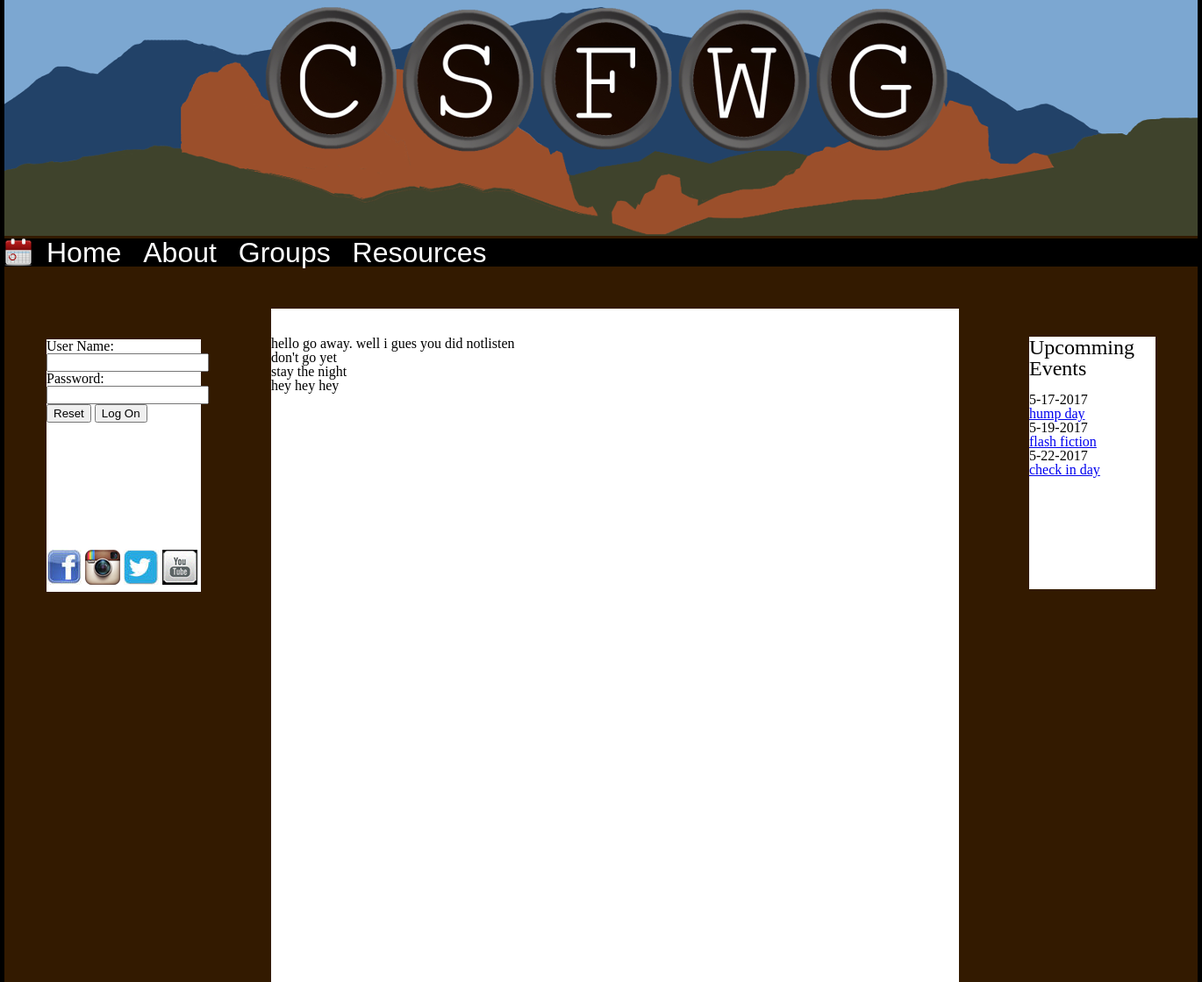
The page / on the database its author committed.
### tables this page shows
CREATE TABLE `events` (
  `event_id` int(11) NOT NULL,
  `event_title` varchar(100) DEFAULT NULL,
  `event_date` date DEFAULT NULL,
  `repeat_type` int(11) DEFAULT NULL,
  `repeat_end` date DEFAULT NULL,
  `event_type` varchar(45) DEFAULT NULL,
  `event_discl` varchar(1500) DEFAULT NULL
);

### class/EventCalendar.php (called while the page is built, shortened)
<?php
class EventCalendar
{
    public $this_month_number_of_days, $last_month_number_of_days, $first_day_of_this_month;
	public $calendar_array = array();
	public $this_month, $this_year;
	private $account;
	public function __construct($request_obj, $year, $month){
		$this->account = $request_obj->account_priv;
		$this->this_month = $month;
		$this->this_year = $year;
		$this->getEventsFromDB($request_obj);
	}
    private function fillDaysVariables(){
		$this->this_month_number_of_days = date('t', mktime(1,1,1,$this->this_month,1,$this->this_year));
		if($this->this_month == 1 ){
			$last_month = 12;
			$last_year = $this->this_year - 1;
		} else {
			$last_month = $this->this_month - 1;
			$last_year = $this->this_year;
		}
		$this->last_month_number_of_days = date('t', mktime(1,1,1,$last_month,1,$last_year));
		$this->first_day_of_this_month = date('w', mktime(1,1,1,$this->this_month,1,$this->this_year));
    }
	private function fillCalendar(){
		if($this->first_day_of_this_month == 0){
			$day_ct = 1;
			$not_month = false;
			$add_event = $this->checkToAddEvent($day_ct);
            $is_today = $this->checkIfIsToday($day_ct);
		} else {
			$day_ct = $this->last_month_number_of_days - $this->first_day_of_this_month +1;
			$not_month = true;
			$add_event = false;
            $is_today = false;
		}
		for($i=0; $i < self::CALENDAR_SIZE; $i++){
			if($not_month){
				$add_event = false;
                $is_today = false;
			    if($day_ct > $this->last_month_number_of_days){
					$day_ct = 1;
					$add_event = $this->checkToAddEvent($day_ct);
                    $is_today = $this->checkIfIsToday($day_ct);
					$not_month = false;
				}
			} else {
			    $add_event = $this->checkToAddEvent($day_ct);
                $is_today = $this->checkIfIsToday($day_ct);
				if($day_ct > $this->this_month_number_of_days){
					$day_ct = 1;
					$not_month = true;
					$add_event = false;
                    $is_today = false;
				}
			}
     		$this->calendar_array[$i] = array('day'=>$day_ct, 'events'=>array(), 'not_month'=>$not_month,'add_event'=>$add_event, 'is_today' =>$is_today);
			$day_ct++;
		}
	}
	private function checkToAddEvent($day){
		if($this->account == "Admin" or $this->account == "Officer"){
			return $this->checkIfCurrentDay($day);
		}else {
			return false;
		}
	}
    private function checkIfIsToday($day){
		$current_day = date("j");
		$current_month = date("n");
		$current_year = date("Y");
        if($this->this_year == $current_year and $this->this_month == $current_month and $day == $current_day){ return true;}
        return false;
    }
    private function getEventsFromDB($request_obj){
		$col_select ="
            SELECT
			event_id,
			event_title,
			EXTRACT(YEAR FROM event_date) AS year,
			EXTRACT(MONTH FROM event_date) AS month,
			EXTRACT(DAY FROM event_date) AS day,
			repeat_type,
			EXTRACT(YEAR FROM repeat_end) AS end_year,
			EXTRACT(MONTH FROM repeat_end) AS end_month,
			EXTRACT(DAY FROM repeat_end) AS end_day
			FROM events
			WHERE
			(repeat_type = 0 AND EXTRACT(YEAR FROM event_date) = :year AND EXTRACT(MONTH FROM event_date) = :month) OR
			(repeat_type = 4 AND
                EXTRACT(MONTH FROM event_date) = :month AND
			    (
                    EXTRACT(YEAR FROM event_date) <= :year AND (EXTRACT(YEAR FROM repeat_end) >= :year OR EXTRACT(YEAR FROM repeat_end) IS NULL)
                )
            ) OR
			(repeat_type IN(1, 2, 3, 5, 6) AND
                (
                    (
                    EXTRACT(YEAR FROM event_date) <= :year AND (EXTRACT(YEAR FROM repeat_end) >= :year OR EXTRACT(YEAR FROM repeat_end) IS NULL) AND
                    EXTRACT(MONTH FROM event_date) <= :month AND (EXTRACT(MONTH FROM repeat_end) >= :month OR EXTRACT(MONTH FROM repeat_end) IS NULL)
                    ) OR
                    (
                    EXTRACT(YEAR FROM event_date) < :year AND (EXTRACT(YEAR FROM repeat_end) >= :year OR EXTRACT(YEAR FROM repeat_end) IS NULL)
                    )
                )
            )
		";
		include("class/connect.php");
		$stmt = $pdo->prepare($col_select);
		$stmt->execute(array(':year'=>$this->this_year, ':month'=>$this->this_month));
		while($row = $stmt->fetch(PDO::FETCH_OBJ)){
			$this->addEvent($row);
		}
	}
	private function addEvent($event){
		switch($event->repeat_type) {
			case 2:
			    $this->addEventThatRepeats($event, 7);
				break;
			case 3:
			    $this->addEventOnceMonth($event->day, $event);
				break;
			case 4:
			    $this->addEventOnceMonth($event->day, $event);
				break;
			case 5:
			    $nth_day = $this->findNthDayOfDate($event->year, $event->month, $event->day);
			    $day_nth_day = $this->findDateOfNthDay($nth_day['nth_day'], $nth_day['weekday']);
				break;
			case 6:
				$last_day = $this->findDateOftheLastWeekday(date('w', mktime(1,1,1,$event->month,$event->day,$event->year)));
				break;
		}
	}
	private function addEventOnceMonth($day, $event){
		$array_index_of_day = $day + $this->first_day_of_this_month - 1;
		$event_count = count($this->calendar_array[$array_index_of_day]['events']);
		$this->calendar_array[$array_index_of_day]['events'][$event_count]['id'] = $event->event_id;
		$this->calendar_array[$array_index_of_day]['events'][$event_count]['title'] = $event->event_title;
	}
	private function addEventThatRepeats($event, $interval){
		$start_day = $this->findDayEventBegins($event,$interval);
		$stop_day = $this->findDayEventEnds($event);
		for($i=$start_day; $i<= $stop_day; $i+=$interval){
			$array_index_of_day = $i+ $this->first_day_of_this_month - 1;
			$event_count = count($this->calendar_array[$array_index_of_day]['events']);
			$this->calendar_array[$array_index_of_day]['events'][$event_count]['id'] = $event->event_id;
			$this->calendar_array[$array_index_of_day]['events'][$event_count]['title'] = $event->event_title;
		}
	}
	private function findDayEventBegins ($event,$interval){
		$event_weekday = date('w', mktime(1,1,1,$event->month,$event->day,$event->year));
		$first_weekday = $this->findDateOfNthDay(1, $event_weekday);
		if($event->year == $this->this_year){
			if($event->month == $this->this_month){
				$start_day = $event->day;
			} else {
				$start_day = $interval == 1 ? 1 : $first_weekday;
			}
		} else {
			$start_day = $interval == 1 ? 1 : $first_weekday;
		}
		return $start_day;
	}
	private function findDayEventEnds ($event){
		if($event->end_year == $this->this_year){
			if($event->end_month == $this->this_month){
				$stop_day = $event->end_day;
			} else {
				$stop_day = $this->this_month_number_of_days;
			}
		} else {
			$stop_day = $this->this_month_number_of_days;
		}
		return $stop_day;
	}
	private function findDateOfNthDay($nth_day, $weekday_of_event_day){
		$weekday_of_first_day = date('w', mktime(1,1,1,$this->this_month,1,$this->this_year));
		$date_dif = $weekday_of_event_day - $weekday_of_first_day;
		$date_of_first_day = $date_dif >= 0 ? $date_dif + 1 : $date_dif + 8;
		return ($nth_day * 7) - (7 - $date_of_first_day);
	}
	private function findNthDayOfDate($year, $month, $day){
		$weekday_of_event_day = date('w', mktime(1,1,1,$month,$day,$year));
		$weekday_of_first_day = date('w', mktime(1,1,1,$month,1,$year));
		$date_dif = $weekday_of_event_day - $weekday_of_first_day;
		$date_of_first_day = $date_dif >= 0 ? $date_dif + 1 : $date_dif + 8;
		$return['nth_day'] = ((7- $date_of_first_day) + $day)/7;
		$return['weekday'] = $weekday_of_event_day;
		return $return;
	}
	private function findDateOftheLastWeekday($weekday_of_event_day){
		$weekday_of_first_day = date('w', mktime(1,1,1,$this->this_month,1,$this->this_year));
		$date_dif = $weekday_of_event_day - $weekday_of_first_day;
		$date_of_first_day = $date_dif >= 0 ? $date_dif + 1 : $date_dif + 8;
		$nth_day = $this->this_month_number_of_days - $date_of_first_day >= 28 ? 5 : 4;
		return ($nth_day * 7) - (7 - $date_of_first_day);
	}
    public function getNext3Events($todays_date, $event_list_index = 0, $number_of_recursion = 0, $event_list = []){
        $starting_index = $todays_date + $this->first_day_of_this_month;
        $event_information = [];
        for($i = $starting_index; $i < self::CALENDAR_SIZE; $i++){
            if($event_list_index >= 3){break;}
            if(count($this->calendar_array[$i]['events']) > 0){
                foreach($this->calendar_array[$i]['events'] as $val){
                    $event_information['year'] = $this->this_year;
                    $event_information['month'] = $this->this_month;
                    $event_information['day'] = $this->calendar_array[$i]['day'];
                    $event_information['id'] = $val['id'];
                    $event_information['title'] = $val['title'];
                    $event_list[$event_list_index] = $event_information;
                    $event_list_index++;
                }
            }
        }
        return $event_list;
    }
}
?>

### htmlfrag/right_pannel.php (the view)
<?php
$cal = new EventCalendar($request_obj, date("Y"), date("n"));
echo "<h4>Upcomming Events</h4><br>";
$todays_day = date("j");
foreach($cal->getNext3Events($todays_day) as $value){
    echo '<p>'.$value['month'].'-'.$value['day'].'-'.$value['year'].'</p>';
    echo '<p><a href="/event/'.$value['id'].'" class="nav-link" data-link="event/'.$value['id'].'">'.$value['title'].'</a></p>';
}
?>

### css/CSFWG.css (style rules this page uses)
﻿ html, body, div, span, applet, object, iframe, h1, h2, h3, h4, h5, h6, p, blockquote, pre, a, abbr, acronym, address, big, cite, code, del, dfn, em, img, ins, kbd, q, s, samp, small, strike, strong, sub, sup, tt, var, b, u, i, center, dl, dt, dd, ol, ul, li, fieldset, form, label, legend, table, caption, tbody, tfoot, thead, tr, th, td, article, aside, canvas, details, embed, figure, figcaption, footer, header, hgroup, menu, nav, output, ruby, section, summary, time, mark, audio, video { margin: 0; padding: 0; border: 0; font-size: 100%; font: inherit; vertical-align: baseline; }
body { line-height: 1; }
h4 { font-size:1.5em; font-weight:500; }
body { background-color:#000000; }

### rows shown on the page
events: month "5", event_id "17", year "2017", event_title "hump day"
events: month "5", day "19", year "2017", event_title "flash fiction"
events: month "5", day "22", year "2017", event_title "check in day"

### other values the page prints
$home_page_announcement "hello go away. well i gues you did notlisten don't go yet stay the night hey hey hey"
